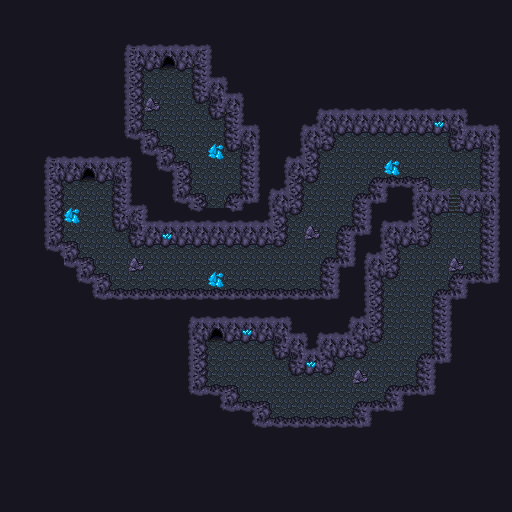

This game map was drawn from its Tiled (.tmx) file and the tilesets committed beside it. A one-line description and the trimmed map source follow:
An orthogonal 64x64 tile map with 8x8 px tiles, 2 tile layers (BG, FG), 2 hidden layers not drawn, 5 tilesets and 67 objects (7x Event).

<map version="1.5" tiledversion="1.5.0" orientation="orthogonal" renderorder="right-down" width="64" height="64" tilewidth="8" tileheight="8" infinite="0" backgroundcolor="#000000" nextlayerid="7" nextobjectid="70">
 <properties>
  <property name="Flags" value="" />
  <property name="Max Steps" type="int" value="12" />
  <property name="Min Steps" type="int" value="4" />
  <property name="On Load Event" value="" />
  <property name="music" value="labyrinth" />
 </properties>
 <tileset firstgid="1" source="../../../Tiled/grid.tsx" />
 <tileset firstgid="2" source="../../../tilesets/cavern2.tsx" />
 <tileset firstgid="130" source="../../../Tiled/passability.tsx" />
 <tileset firstgid="131" source="../../../Tiled/sprites.tsx" />
 <tileset firstgid="387" source="../../../Tiled/battlers.tsx" />
 <layer id="1" name="BG" width="64" height="64">
  <data>[4096 cells, 4092 non-empty, 76 distinct tile ids]</data>
 </layer>
 <objectgroup id="5" name="Events" offsetx="0" offsety="4">
  <object id="17" name="Teleport to floor2" type="Event" gid="386" x="80" y="160" width="16" height="24">
   <properties>
    <property name="Script">hideScreen("maskOut", 1)
teleport("maps/town1/cavern/floor2.dat", 21, 22, "up")
showScreen("instant", 1)</property>
   </properties>
  </object>
  <object id="18" name="Teleport to lower level" type="Event" gid="386" x="448" y="208" width="16" height="24">
   <properties>
    <property name="Script" value="teleport(&quot;maps/town1/cavern/floor3_lower.dat&quot;, 28, 13, &quot;retain&quot;)" />
   </properties>
  </object>
  <object id="65" name="Crystals (switch=17)" type="Event" gid="386" x="160" y="224" width="16" height="24">
   <properties>
    <property name="Flags: Button" type="bool" value="true" />
    <property name="Script">ifSwitch(17, OFF)
  playSoundEffect("getItem", false)
  showOneLiner("You found some crystals.")
  givePlayerItem("treasure", "Crystal", 1)
else
  showOneLiner("There's nothing here.")
endIf
waitButtons()
turnSwitchOn(17)
hideDialog()</property>
   </properties>
  </object>
  <object id="66" name="Crystals (switch=18)" type="Event" gid="386" x="432" y="112" width="16" height="24">
   <properties>
    <property name="Flags: Button" type="bool" value="true" />
    <property name="Script">ifSwitch(18, OFF)
  playSoundEffect("getItem", false)
  showOneLiner("You found some crystals.")
  givePlayerItem("treasure", "Crystal", 1)
else
  showOneLiner("There's nothing here.")
endIf
waitButtons()
turnSwitchOn(18)
hideDialog()</property>
   </properties>
  </object>
  <object id="67" name="Crystals (switch=19)" type="Event" gid="386" x="64" y="208" width="16" height="24">
   <properties>
    <property name="Flags: Button" type="bool" value="true" />
    <property name="Script">ifSwitch(19, OFF)
  playSoundEffect("getItem", false)
  showOneLiner("You found some crystals.")
  givePlayerItem("treasure", "Crystal", 2)
else
  showOneLiner("There's nothing here.")
endIf
waitButtons()
turnSwitchOn(19)
hideDialog()</property>
   </properties>
  </object>
  <object id="68" name="Crystals (switch=20)" type="Event" gid="386" x="208" y="272" width="16" height="24">
   <properties>
    <property name="Flags: Button" type="bool" value="true" />
    <property name="Script">ifSwitch(20, OFF)
  playSoundEffect("getItem", false)
  showOneLiner("You found some crystals.")
  givePlayerItem("treasure", "Crystal", 2)
else
  showOneLiner("There's nothing here.")
endIf
waitButtons()
turnSwitchOn(20)
hideDialog()</property>
   </properties>
  </object>
  <object id="69" name="Crystals (switch=21)" type="Event" gid="386" x="384" y="160" width="16" height="24">
   <properties>
    <property name="Flags: Button" type="bool" value="true" />
    <property name="Script">ifSwitch(21, OFF)
  playSoundEffect("getItem", false)
  showOneLiner("You found some crystals.")
  givePlayerItem("treasure", "Crystal", 2)
else
  showOneLiner("There's nothing here.")
endIf
waitButtons()
turnSwitchOn(21)
hideDialog()</property>
   </properties>
  </object>
 </objectgroup>
 <layer id="2" name="FG" width="64" height="64">
  <data>[4096 cells, 18 non-empty, 6 distinct tile ids]</data>
 </layer>
 <objectgroup id="6" name="Regions" visible="0">
  <object id="1" template="../../../Tiled/region.tx" x="0" y="0" />
  <object id="2" template="../../../Tiled/region.tx" x="128" y="0" />
  <object id="3" template="../../../Tiled/region.tx" x="256" y="0" />
  <object id="4" template="../../../Tiled/region.tx" x="384" y="0" />
  <object id="5" template="../../../Tiled/region.tx" x="0" y="128" />
  <object id="6" template="../../../Tiled/region.tx" x="128" y="128" />
  <object id="7" template="../../../Tiled/region.tx" x="256" y="128" />
  <object id="8" template="../../../Tiled/region.tx" x="384" y="128" />
  <object id="9" template="../../../Tiled/region.tx" x="0" y="256" />
  <object id="10" template="../../../Tiled/region.tx" x="128" y="256" />
  <object id="11" template="../../../Tiled/region.tx" x="256" y="256" />
  <object id="12" template="../../../Tiled/region.tx" x="384" y="256" />
  <object id="13" template="../../../Tiled/region.tx" x="0" y="384" />
  <object id="14" template="../../../Tiled/region.tx" x="128" y="384" />
  <object id="15" template="../../../Tiled/region.tx" x="256" y="384" />
  <object id="16" template="../../../Tiled/region.tx" x="384" y="384" />
  <object id="19" gid="389" x="136" y="56" width="48" height="48" />
  <object id="20" gid="389" x="200" y="56" width="48" height="48" />
  <object id="22" gid="389" x="8" y="184" width="48" height="48" />
  <object id="23" gid="389" x="72" y="184" width="48" height="48" />
  <object id="24" gid="389" x="8" y="312" width="48" height="48" />
  <object id="25" gid="389" x="72" y="312" width="48" height="48" />
  <object id="26" gid="389" x="136" y="312" width="48" height="48" />
  <object id="27" gid="389" x="200" y="312" width="48" height="48" />
  <object id="28" gid="389" x="136" y="184" width="48" height="48" />
  <object id="29" gid="389" x="200" y="184" width="48" height="48" />
  <object id="30" gid="389" x="264" y="184" width="48" height="48" />
  <object id="31" gid="389" x="328" y="184" width="48" height="48" />
  <object id="32" gid="389" x="392" y="184" width="48" height="48" />
  <object id="33" gid="389" x="456" y="184" width="48" height="48" />
  <object id="34" gid="389" x="456" y="312" width="48" height="48" />
  <object id="35" gid="389" x="392" y="312" width="48" height="48" />
  <object id="36" gid="389" x="328" y="312" width="48" height="48" />
  <object id="37" gid="389" x="264" y="312" width="48" height="48" />
  <object id="38" gid="389" x="328" y="440" width="48" height="48" />
  <object id="39" gid="389" x="264" y="440" width="48" height="48" />
  <object id="40" gid="389" x="200" y="440" width="48" height="48" />
  <object id="41" gid="389" x="136" y="440" width="48" height="48" />
  <object id="42" gid="390" x="328" y="504" width="48" height="48" />
  <object id="43" gid="390" x="264" y="504" width="48" height="48" />
  <object id="44" gid="390" x="200" y="504" width="48" height="48" />
  <object id="45" gid="390" x="136" y="504" width="48" height="48" />
  <object id="46" gid="390" x="136" y="376" width="48" height="48" />
  <object id="47" gid="390" x="200" y="376" width="48" height="48" />
  <object id="48" gid="390" x="8" y="376" width="48" height="48" />
  <object id="49" gid="390" x="72" y="376" width="48" height="48" />
  <object id="50" gid="390" x="264" y="376" width="48" height="48" />
  <object id="51" gid="390" x="328" y="376" width="48" height="48" />
  </objectgroup>
 <layer id="3" name="Passability" width="64" height="64" visible="0">
  <data>[4096 cells, 98 non-empty, 1 distinct tile ids]</data>
 </layer>
 <layer id="4" name="Grid" width="64" height="64" visible="0">
  <data>[4096 cells, 1024 non-empty, 1 distinct tile ids]</data>
 </layer>
</map>
<!-- 12 of 67 objects omitted -->
